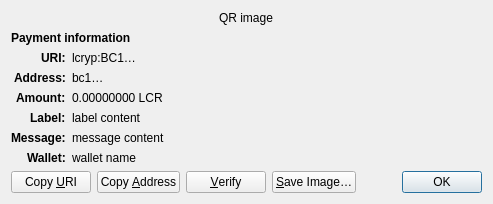
<?xml version="1.0" encoding="UTF-8"?>
<ui version="4.0">
 <class>ReceiveRequestDialog</class>
 <widget class="QDialog" name="ReceiveRequestDialog">
  <property name="geometry">
   <rect>
    <x>0</x>
    <y>0</y>
    <width>413</width>
    <height>229</height>
   </rect>
  </property>
  <property name="windowTitle">
   <string>Request payment to …</string>
  </property>
  <layout class="QGridLayout" name="gridLayout" columnstretch="0,1">
   <property name="sizeConstraint">
    <enum>QLayout::SetFixedSize</enum>
   </property>
   <item row="0" column="0" colspan="2" alignment="Qt::AlignHCenter">
    <widget class="QRImageWidget" name="qr_code">
     <property name="text">
      <string notr="true">QR image</string>
     </property>
     <property name="textInteractionFlags">
      <set>Qt::NoTextInteraction</set>
     </property>
    </widget>
   </item>
   <item row="1" column="0" colspan="2">
    <widget class="QLabel" name="payment_header">
     <property name="font">
      <font>
       <weight>75</weight>
       <bold>true</bold>
      </font>
     </property>
     <property name="text">
      <string>Payment information</string>
     </property>
     <property name="textInteractionFlags">
      <set>Qt::NoTextInteraction</set>
     </property>
    </widget>
   </item>
   <item row="2" column="0" alignment="Qt::AlignRight|Qt::AlignTop">
    <widget class="QLabel" name="uri_tag">
     <property name="font">
      <font>
       <weight>75</weight>
       <bold>true</bold>
      </font>
     </property>
     <property name="text">
      <string notr="true">URI:</string>
     </property>
     <property name="textFormat">
      <enum>Qt::PlainText</enum>
     </property>
     <property name="textInteractionFlags">
      <set>Qt::NoTextInteraction</set>
     </property>
    </widget>
   </item>
   <item row="2" column="1" alignment="Qt::AlignTop">
    <widget class="QLabel" name="uri_content">
     <property name="text">
      <string notr="true">lcryp:BC1…</string>
     </property>
     <property name="textFormat">
      <enum>Qt::RichText</enum>
     </property>
     <property name="wordWrap">
      <bool>true</bool>
     </property>
     <property name="textInteractionFlags">
      <set>Qt::TextSelectableByMouse</set>
     </property>
    </widget>
   </item>
   <item row="3" column="0" alignment="Qt::AlignRight|Qt::AlignTop">
    <widget class="QLabel" name="address_tag">
     <property name="font">
      <font>
       <weight>75</weight>
       <bold>true</bold>
      </font>
     </property>
     <property name="text">
      <string>Address:</string>
     </property>
     <property name="textInteractionFlags">
      <set>Qt::NoTextInteraction</set>
     </property>
    </widget>
   </item>
   <item row="3" column="1" alignment="Qt::AlignTop">
    <widget class="QLabel" name="address_content">
     <property name="text">
      <string notr="true">bc1…</string>
     </property>
     <property name="textFormat">
      <enum>Qt::PlainText</enum>
     </property>
     <property name="textInteractionFlags">
      <set>Qt::TextSelectableByMouse</set>
     </property>
    </widget>
   </item>
   <item row="4" column="0" alignment="Qt::AlignRight|Qt::AlignTop">
    <widget class="QLabel" name="amount_tag">
     <property name="font">
      <font>
       <weight>75</weight>
       <bold>true</bold>
      </font>
     </property>
     <property name="text">
      <string>Amount:</string>
     </property>
     <property name="textInteractionFlags">
      <set>Qt::NoTextInteraction</set>
     </property>
    </widget>
   </item>
   <item row="4" column="1" alignment="Qt::AlignTop">
    <widget class="QLabel" name="amount_content">
     <property name="text">
      <string notr="true">0.00000000 LCR</string>
     </property>
     <property name="textFormat">
      <enum>Qt::PlainText</enum>
     </property>
     <property name="textInteractionFlags">
      <set>Qt::TextSelectableByMouse</set>
     </property>
    </widget>
   </item>
   <item row="5" column="0" alignment="Qt::AlignRight|Qt::AlignTop">
    <widget class="QLabel" name="label_tag">
     <property name="font">
      <font>
       <weight>75</weight>
       <bold>true</bold>
      </font>
     </property>
     <property name="text">
      <string>Label:</string>
     </property>
     <property name="textInteractionFlags">
      <set>Qt::NoTextInteraction</set>
     </property>
    </widget>
   </item>
   <item row="5" column="1" alignment="Qt::AlignTop">
    <widget class="QLabel" name="label_content">
     <property name="text">
      <string notr="true">label content</string>
     </property>
     <property name="textFormat">
      <enum>Qt::PlainText</enum>
     </property>
     <property name="wordWrap">
      <bool>true</bool>
     </property>
     <property name="textInteractionFlags">
      <set>Qt::TextSelectableByMouse</set>
     </property>
    </widget>
   </item>
   <item row="6" column="0" alignment="Qt::AlignRight|Qt::AlignTop">
    <widget class="QLabel" name="message_tag">
     <property name="font">
      <font>
       <weight>75</weight>
       <bold>true</bold>
      </font>
     </property>
     <property name="text">
      <string>Message:</string>
     </property>
     <property name="textInteractionFlags">
      <set>Qt::NoTextInteraction</set>
     </property>
    </widget>
   </item>
   <item row="6" column="1" alignment="Qt::AlignTop">
    <widget class="QLabel" name="message_content">
     <property name="text">
      <string notr="true">message content</string>
     </property>
     <property name="textFormat">
      <enum>Qt::PlainText</enum>
     </property>
     <property name="wordWrap">
      <bool>true</bool>
     </property>
     <property name="textInteractionFlags">
      <set>Qt::TextSelectableByMouse</set>
     </property>
    </widget>
   </item>
   <item row="7" column="0" alignment="Qt::AlignRight|Qt::AlignTop">
    <widget class="QLabel" name="wallet_tag">
     <property name="font">
      <font>
       <weight>75</weight>
       <bold>true</bold>
      </font>
     </property>
     <property name="text">
      <string>Wallet:</string>
     </property>
     <property name="textInteractionFlags">
      <set>Qt::NoTextInteraction</set>
     </property>
    </widget>
   </item>
   <item row="7" column="1" alignment="Qt::AlignTop">
    <widget class="QLabel" name="wallet_content">
     <property name="text">
      <string notr="true">wallet name</string>
     </property>
     <property name="textFormat">
      <enum>Qt::PlainText</enum>
     </property>
     <property name="wordWrap">
      <bool>true</bool>
     </property>
     <property name="textInteractionFlags">
      <set>Qt::TextSelectableByMouse</set>
     </property>
    </widget>
   </item>
   <item row="8" column="0" colspan="2">
    <layout class="QHBoxLayout" name="horizontalLayout">
     <item>
      <widget class="QPushButton" name="btnCopyURI">
       <property name="text">
        <string>Copy &amp;URI</string>
       </property>
       <property name="autoDefault">
        <bool>false</bool>
       </property>
      </widget>
     </item>
     <item>
      <widget class="QPushButton" name="btnCopyAddress">
       <property name="text">
        <string>Copy &amp;Address</string>
       </property>
       <property name="autoDefault">
        <bool>false</bool>
       </property>
      </widget>
     </item>
     <item>
      <widget class="QPushButton" name="btnVerify">
       <property name="text">
        <string>&amp;Verify</string>
       </property>
       <property name="toolTip">
        <string>Verify this address on e.g. a hardware wallet screen</string>
       </property>
       <property name="autoDefault">
        <bool>false</bool>
       </property>
      </widget>
     </item>
     <item>
      <widget class="QPushButton" name="btnSaveAs">
       <property name="text">
        <string>&amp;Save Image…</string>
       </property>
       <property name="autoDefault">
        <bool>false</bool>
       </property>
      </widget>
     </item>
     <item>
      <spacer name="horizontalSpacer_2">
       <property name="orientation">
        <enum>Qt::Horizontal</enum>
       </property>
       <property name="sizeHint" stdset="0">
        <size>
         <width>40</width>
         <height>20</height>
        </size>
       </property>
      </spacer>
     </item>
     <item>
      <widget class="QDialogButtonBox" name="buttonBox">
       <property name="focusPolicy">
        <enum>Qt::StrongFocus</enum>
       </property>
       <property name="standardButtons">
        <set>QDialogButtonBox::Ok</set>
       </property>
      </widget>
     </item>
    </layout>
   </item>
  </layout>
 </widget>
 <customwidgets>
  <customwidget>
   <class>QRImageWidget</class>
   <extends>QLabel</extends>
   <header>qt/qrimagewidget.h</header>
  </customwidget>
 </customwidgets>
 <tabstops>
  <tabstop>buttonBox</tabstop>
  <tabstop>btnCopyURI</tabstop>
  <tabstop>btnCopyAddress</tabstop>
  <tabstop>btnSaveAs</tabstop>
 </tabstops>
 <resources/>
 <connections>
  <connection>
   <sender>buttonBox</sender>
   <signal>accepted()</signal>
   <receiver>ReceiveRequestDialog</receiver>
   <slot>accept()</slot>
   <hints>
    <hint type="sourcelabel">
     <x>135</x>
     <y>230</y>
    </hint>
    <hint type="destinationlabel">
     <x>135</x>
     <y>126</y>
    </hint>
   </hints>
  </connection>
 </connections>
</ui>
